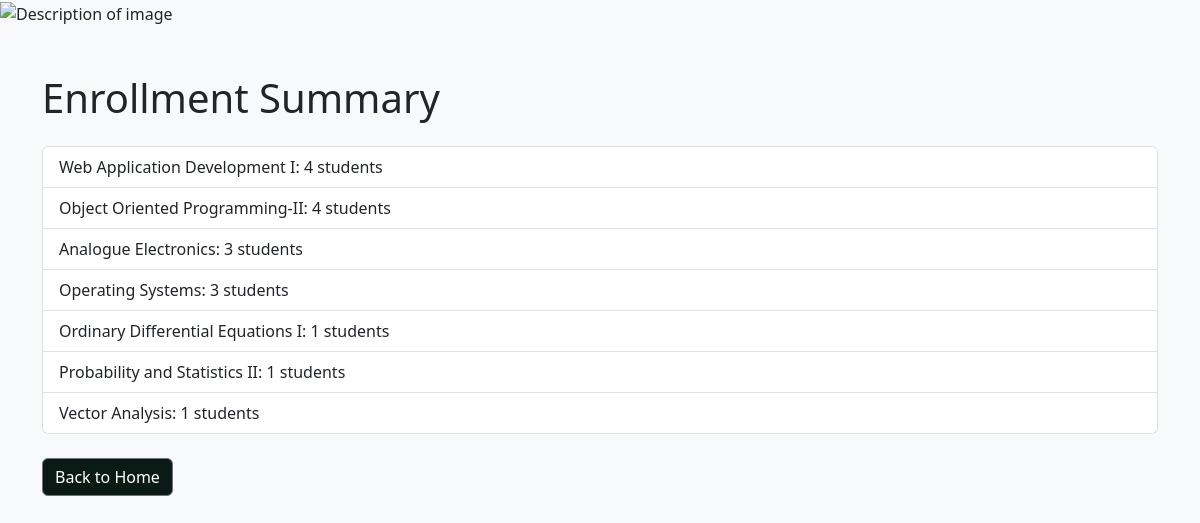
The page /summary/ on the database its author committed.
### ClassApp/models.py (models this page shows, shortened)
class Unit(models.Model):
    name = models.CharField(max_length=100)
    code = models.CharField(max_length=50)

### ClassApp/views.py (the view)
# urls.py: path('summary/', views.enrollments_summary, name='enrollments_summary'),
def enrollments_summary(request):
    units = Unit.objects.all()
    summary = {unit.name: Enrollment.objects.filter(unit=unit).count() for unit in units}
    return render(request, "enrollments_summary.html", {"summary": summary})

### ClassApp/templates/enrollments_summary.html (shortened to what this page needs)
{% load  static %}
<!DOCTYPE html>
<html>
<head>
    <link rel="stylesheet" href="https://cdnjs.cloudflare.com/ajax/libs/bootstrap/5.3.0/css/bootstrap.min.css">
    <link rel="stylesheet" href="{% static 'css/style.css' %}">
    <link rel="stylesheet" href="{% static 'css/style2.css' %}">
    <img src="{% static 'images/background.jpg' %}" alt="Description of image">
</head>
<body class="bg-light">
    <div class="container py-5">
        <h1 class="mb-4">Enrollment Summary</h1>
        <ul class="list-group">
            {% for unit, count in summary.items %}
            <li class="list-group-item">{{ unit }}: {{ count }} students</li>
            {% endfor %}
        </ul>
        <a href="/" class="btn btn-secondary mt-4" id="hover-button"style="background-color:rgb(10, 26, 21);">Back to Home</a>
    </div>
</body>
</html>

### ClassApp/static/css/style2.css (style rules this page uses)
html, body { height: 100%; margin: 0; }
body { background-size: cover; background-repeat: no-repeat; background-attachment: fixed; height: 100%; background-color: rgb(37, 37, 43); }

### rows shown on the page
Unit: summary "Web Application Development I"
Unit: summary "Object Oriented Programming-II"
Unit: summary "Analogue Electronics"
Unit: summary "Operating Systems"
Unit: summary "Ordinary Differential Equations I"
Unit: summary "Probability and Statistics II"
Unit: summary "Vector Analysis"

### other values the page prints
{{ count }} "4" "4" "3" "3" "1" "1" "1"
